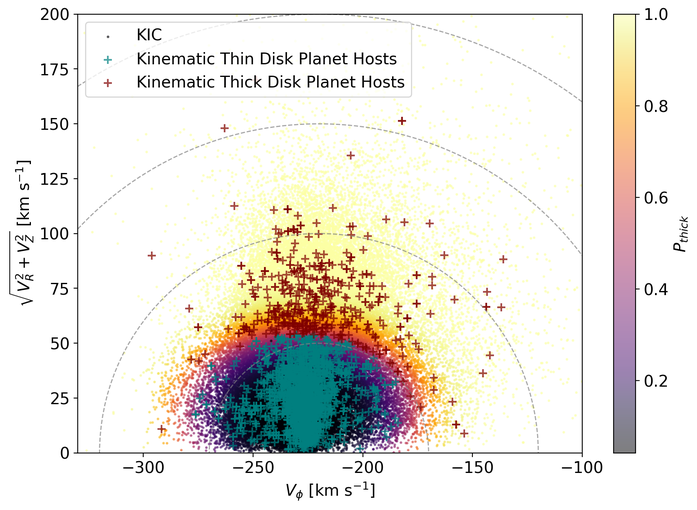
#> input picture reference/Sagear_Fig2_toomre.png, 697 x 510 px, shrunk from 1713 x 1253 before the run, found by its file name
$ python build_toomre_comparison.py
#> lines starting #> are read from the running program, lines starting #| are printed output that depends on the picture
"""Place Sagear's Toomre figure beside the Table 1 replot."""
from __future__ import annotations

import argparse
from pathlib import Path

import matplotlib.image as mpimg
import matplotlib.pyplot as plt


def build_comparison(paper: Path, replot: Path, output: Path) -> Path:
    """Write a labeled side-by-side image from two existing provenance figures."""
    if not paper.is_file() or not replot.is_file():
        raise FileNotFoundError("paper and replot figure paths must exist")
    output.parent.mkdir(parents=True, exist_ok=True)
    paper_image = mpimg.imread(paper)
#> paper_image is the input picture: shape (510, 697, 4) float32; mean R, G, B, A 0.912, 0.903, 0.879, 1
    replot_image = mpimg.imread(replot)
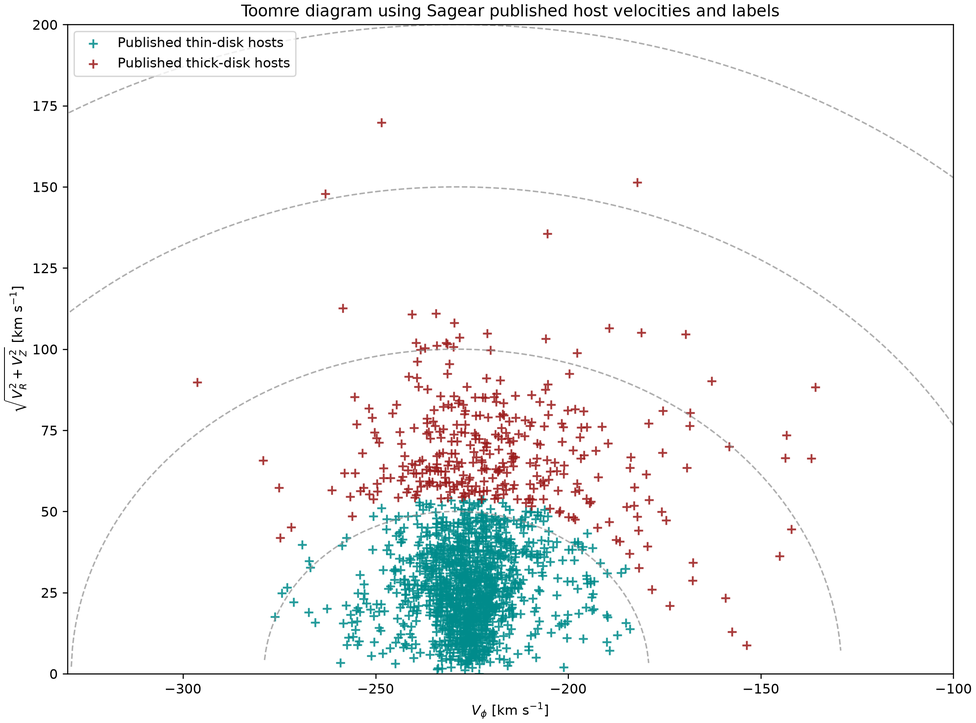
#> input picture metadata/recovery_preflight_20260724/toomre_sagear_published_truth.png, 976 x 723 px, shrunk from 2400 x 1776 before the run, found by its file name
#> replot_image is the input picture: shape (723, 976, 4) float32; mean R, G, B, A 0.958, 0.965, 0.965, 1
    figure, axes = plt.subplots(1, 2, figsize=(18, 7.5), constrained_layout=True)
    for axis, image, title in zip(
        axes,
        [paper_image, replot_image],
        [
            "Sagear et al. Figure 2",
            "This project: replot using published Table 1 velocities and labels",
        ],
    ):
        axis.imshow(image)
        axis.set_title(title, fontsize=13)
        axis.axis("off")
#> this loop made 2 passes
#> title on pass 1: 'Sagear et al. Figure 2'
    figure.savefig(output, dpi=180, bbox_inches="tight")
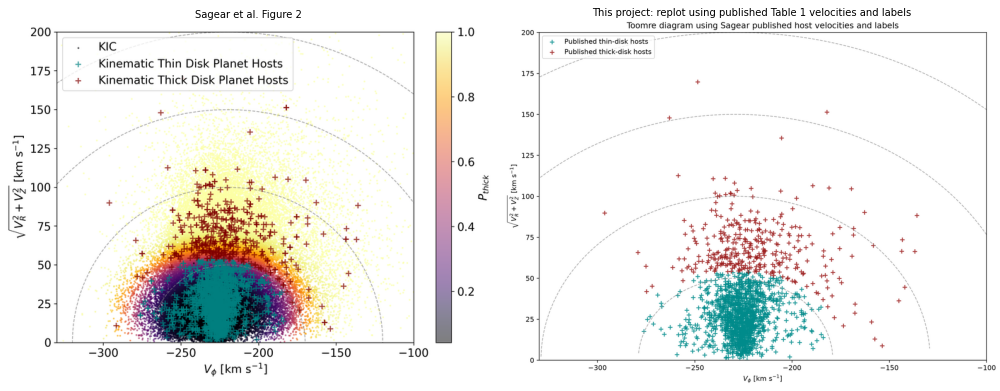
#> figure drawn by matplotlib, 2 panels
    plt.close(figure)
    return output


def main() -> None:
    parser = argparse.ArgumentParser(description=__doc__)
    parser.add_argument("--paper", type=Path, default=Path("reference/Sagear_Fig2_toomre.png"))
    parser.add_argument(
        "--replot",
        type=Path,
        default=Path("metadata/recovery_preflight_20260724/toomre_sagear_published_truth.png"),
    )
    parser.add_argument("--output", type=Path, default=Path("figures/toomre_published_comparison.png"))
    args = parser.parse_args()
    print(build_comparison(args.paper, args.replot, args.output))


if __name__ == "__main__":
    main()
